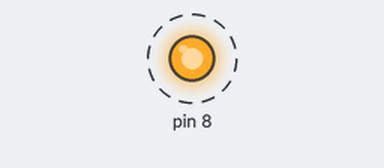
A sketch run on a simulated Arduino Uno, built with avr-gcc and run on an emulated ATmega328P. Shown: output pins drawn as LEDs (lit = HIGH). Dashed ring = blinking.

Above: at 0.6 s.
Timing chart, 0 to 3.0 s (numbered marks = the images above):
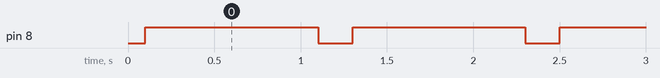

Measured:
- by itself, pin 8: alternates HIGH for 1.0 s and LOW for 0.20 s

The sketch:

informatyka.ino
```cpp
#define lewo 4
#define prawo 5
#define gora 6
#define dol 7

#include <Wire.h>
#include<PCF8574.h>
PCF8574 expander;


void setup() {
  expander.begin(0x20);
  Serial.begin(9600);
  pinMode(8, OUTPUT);
  expander.pinMode(4,INPUT);
  expander.pinMode(5,INPUT);
  expander.pinMode(6,INPUT);
  expander.pinMode(7,INPUT);
}


void loop() {

  /*Serial.println(expander.digitalRead(lewo));
  delay(1);
  Serial.println(expander.digitalRead(prawo));
  delay(1);
  Serial.println(expander.digitalRead(gora));
  delay(1);
  Serial.println(expander.digitalRead(dol));*/
  if(stan_przycisku(7)== true){
    digitalWrite(8,HIGH);
  delay(1000);
  digitalWrite(8,LOW);
  }
  delay(100);
  if(stan_przycisku(6)== true){
    digitalWrite(8,HIGH);
  delay(1000);
  digitalWrite(8,LOW);
  }
  delay(100);
  if(stan_przycisku(5)== true){
    digitalWrite(8,HIGH);
  delay(1000);
  digitalWrite(8,LOW);
  }
  delay(100);
  if(stan_przycisku(4)== true){
    digitalWrite(8,HIGH);
  delay(1000);
  digitalWrite(8,LOW);
  }
  delay(100);

}

bool stan_przycisku(int nazwa_pinu){
  if(expander.digitalRead(nazwa_pinu)== HIGH){
    return (true);
    }
  else{
    return (false);
    }
}
```
